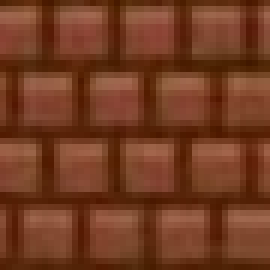
#> input picture VpetPNG/1.0/release/Vpet/bundled/Vpetgame/brick.jpg, 45 x 45 px (shown 6 times larger)
$ python process_assets.py
#> lines starting #> are read from the running program, lines starting #| are printed output that depends on the picture
"""抠除外圈黑/白/绿背景，统一缩放到游戏尺寸，输出到 assets/。"""
from __future__ import annotations

from pathlib import Path

from PIL import Image

ROOT = Path(__file__).resolve().parent
OUT = ROOT / "assets"

TILE = 48
CHAR_W, CHAR_H = 48, 64
PROP = 48
OVERSIZED = 96  # house 等超大地物

# 全幅铺砖纹理：只缩放，不抠图
TILE_ONLY = {
    "grass.png",
    "land.png",
    "water.png",
    "brick.jpg",
}

# 对话框边框：抠绿后另存
BORDER_SRC = "border.jpg"
# 对白框（黑底白边）
TEXT_SRC = "text.jpg"

# 旧整屏标题（备用）
TITLE = {"start.png"}

# 开场：纯色样板 + Logo 部件
START_COLOR = "startcolor.png"
START_LOGO = "startlogo.png"  # 旧整图备用
START_LOGO1 = "startlogo1.jpg"  # 十字架，上方入场
START_LOGO2 = "startlogo2.png"  # 标题字，下方入场（上层）
SKIP_GENERIC = {START_COLOR, START_LOGO, START_LOGO1, START_LOGO2, BORDER_SRC, TEXT_SRC}

# 角色（含走路帧）
CHARS = {
    "knightstand.png",
    "knightwalk1.png",
    "knightwalk2.png",
    "knightwalkback1.png",
    "knightwalkback2.png",
    "knightwalkright1.png",
    "knightwalkright2.png",
    "princess.png",
}

# 障碍 / 道具（tree 源图偏高，单独处理为 48×96）
PROPS = {
    "rock.png",
    "obstacle.png",
    "treasure.png",
    "mountain.png",
    "cave.png",
}

TALL_PROPS = {
    "tree.png": (PROP, PROP * 2),
}

# 楼梯源图 → stairs.png
STAIRS_SRC = {"stairsleft.jpg", "stairsleft.png", "stairs.png"}

# 超大建筑
BIG = {"house.png"}


# [101 lines left out: functions near_white_bg, near_chroma, flood_key, bbox_alpha, fit_canvas, not called in this run]


def stretch_tile(im: Image.Image, size: int) -> Image.Image:
    return im.convert("RGBA").resize((size, size), Image.Resampling.NEAREST)


# [131 lines left out: functions sample_bg_color, key_blue_bg, is_chroma_green, key_green_outer, punch_dark_interior, not called in this run]


def process_border() -> None:
    """抠绿 + 挖空中心 → 窗口外边框；另存 48 地砖。"""
    src = ROOT / BORDER_SRC
    if not src.exists():
        return
    OUT.mkdir(parents=True, exist_ok=True)
    keyed = key_green_outer(Image.open(src))
    hollow = punch_dark_interior(keyed)
    cropped = bbox_alpha(hollow)
    cropped.save(OUT / "window_frame.png")
    # 兼容旧文件名
    cropped.save(OUT / "ui_border.png")
    print(f"[frame] border.jpg -> window_frame.png {cropped.size} (green keyed, hollow)")

    # 地图用地砖：从挖空前的素材取青边区域缩放
    tile_src = bbox_alpha(keyed).resize((TILE, TILE), Image.Resampling.NEAREST)
    tile_src.save(OUT / "border.png")
    print(f"[tile]  border.jpg -> border.png {TILE}x{TILE}")


def process_text_frame() -> None:
    """对白框 text.jpg → assets/text.png（保留黑底与底部箭头）。"""
    src = ROOT / TEXT_SRC
    if not src.exists():
        return
    OUT.mkdir(parents=True, exist_ok=True)
    im = Image.open(src).convert("RGBA")
    # 近白/绿外圈抠掉，保留框体
    keyed = flood_key(im)
    cropped = bbox_alpha(keyed)
    if cropped.size[0] < 8 or cropped.size[1] < 8:
        cropped = im
    cropped.save(OUT / "text.png")
    print(f"[ui]    text.jpg -> text.png {cropped.size}")


def _key_logo_keep_align(src: Path, bg: tuple[int, int, int]) -> Image.Image:
    """只抠蓝，保留原画布尺寸，避免裁切导致两张图错位。"""
    return key_blue_bg(Image.open(src), bg, thresh=42.0)


def process_start_screen() -> tuple[int, int, int]:
    """处理 startcolor / startlogo1 / startlogo2，返回背景 RGB。"""
    OUT.mkdir(parents=True, exist_ok=True)
    color_path = ROOT / START_COLOR
    if not color_path.exists():
        bg = (69, 104, 144)
    else:
        bg = sample_bg_color(Image.open(color_path))
        Image.new("RGB", (1, 1), bg).save(OUT / "startcolor.png")
        print(f"[start] startcolor -> RGB{bg}")

    logo1_path = ROOT / START_LOGO1
    logo2_path = ROOT / START_LOGO2
    legacy = ROOT / START_LOGO

    imgs: list[tuple[str, Image.Image]] = []
    if logo1_path.exists():
        imgs.append(("startlogo1.png", _key_logo_keep_align(logo1_path, bg)))
    if logo2_path.exists():
        imgs.append(("startlogo2.png", _key_logo_keep_align(logo2_path, bg)))
    elif legacy.exists():
        imgs.append(("startlogo.png", _key_logo_keep_align(legacy, bg)))

    if len(imgs) >= 2:
        # 统一到相同画布（取最大宽高），一律贴在 (0,0)，不缩放不居中
        mw = max(im.size[0] for _, im in imgs)
        mh = max(im.size[1] for _, im in imgs)
        for name, im in imgs:
            canvas = Image.new("RGBA", (mw, mh), (0, 0, 0, 0))
            canvas.paste(im, (0, 0), im)
            canvas.save(OUT / name)
            print(f"[start] {name} -> {mw}x{mh} (blue keyed, aligned canvas)")
    else:
        for name, im in imgs:
            im.save(OUT / name)
            print(f"[start] {name} -> {im.size} (blue keyed)")
    return bg


def process_one(src: Path) -> None:
    name = src.name
    stem = src.stem
    out_name = stem + ".png"
    OUT.mkdir(parents=True, exist_ok=True)
    im = Image.open(src)
#> im is the input picture: PIL image 45x45 RGB; mean R, G, B 114.3, 59.4, 33.7

    if name in SKIP_GENERIC:
        return

    # 角色/道具集合按「文件名」登记；源文件可能是 .jpg
    char_stems = {Path(n).stem for n in CHARS}
    prop_stems = {Path(n).stem for n in PROPS}
    big_stems = {Path(n).stem for n in BIG}
    tall_map = {Path(n).stem: size for n, size in TALL_PROPS.items()}
    stairs_stems = {Path(n).stem for n in STAIRS_SRC}
    title_stems = {Path(n).stem for n in TITLE}
    tile_stems = {Path(n).stem for n in TILE_ONLY}

    if stem in title_stems:
        im = im.convert("RGBA").resize((800, 600), Image.Resampling.NEAREST)
        im.save(OUT / out_name)
        print(f"[title] {name} -> {out_name} 800x600")
        return

    if stem in tile_stems:
        out = stretch_tile(im, TILE)
#> in stretch_tile, `return im.convert("RGBA").resize((size, size), Image.Resampling.NEAREST)`:
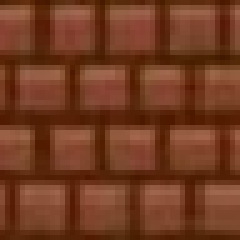
#> returned value: PIL image 48x48 RGBA (shown 5 times larger); mean R, G, B, A 114, 59.1, 33.4, 255
        out.save(OUT / out_name)
        print(f"[tile]  {name} -> {out_name} {TILE}x{TILE}")
        return

    if stem in stairs_stems:
        keyed = flood_key(im)
        cropped = bbox_alpha(keyed)
        out = fit_canvas(cropped, TILE, TILE)
        out.save(OUT / "stairs.png")
        out.transpose(Image.Transpose.FLIP_TOP_BOTTOM).save(OUT / "stairs_up.png")
        print(f"[stairs] {name} -> stairs.png / stairs_up.png {TILE}x{TILE}")
        return

    # tree 白底：只抠白边，保留浅绿树叶（勿当绿幕）
    key_fn = near_white_bg if stem == "tree" else near_chroma
    keyed = flood_key(im, is_key=key_fn)
    cropped = bbox_alpha(keyed)

    if stem in char_stems:
        # 公主再小一号
        if stem == "princess":
            tw, th = max(24, int(CHAR_W * 0.72)), max(32, int(CHAR_H * 0.72))
        else:
            tw, th = CHAR_W, CHAR_H
        out = fit_canvas(cropped, tw, th)
        out.save(OUT / out_name)
        print(f"[char]  {name} -> {out_name} {tw}x{th}")
    elif stem in big_stems:
        out = fit_canvas(cropped, OVERSIZED, OVERSIZED)
        out.save(OUT / out_name)
        print(f"[big]   {name} -> {out_name} {OVERSIZED}x{OVERSIZED}")
    elif stem in tall_map:
        tw, th = tall_map[stem]
        out = fit_canvas(cropped, tw, th)
        out.save(OUT / out_name)
        print(f"[tall]  {name} -> {out_name} {tw}x{th}")
    elif stem in prop_stems:
        out = fit_canvas(cropped, PROP, PROP)
        out.save(OUT / out_name)
        print(f"[prop]  {name} -> {out_name} {PROP}x{PROP}")
    else:
        out = fit_canvas(cropped, PROP, PROP)
        out.save(OUT / out_name)
        print(f"[other] {name} -> {out_name} {PROP}x{PROP}")


def main() -> None:
    exts = {".png", ".jpg", ".jpeg"}
    files = sorted(p for p in ROOT.iterdir() if p.suffix.lower() in exts and p.is_file())
    if not files:
        raise SystemExit("未找到素材文件")
    print(f"处理 {len(files)} 张素材 -> {OUT}")
    process_start_screen()
    process_border()
    process_text_frame()
    for f in files:
        process_one(f)
#> pass 2 of the loop in main, `for f in files:`:
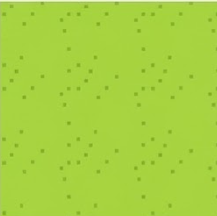
#> input picture VpetPNG/1.0/release/Vpet/bundled/Vpetgame/grass.png, 217 x 216 px
#> in process_one, im is the input picture: PIL image 217x216 RGBA; mean R, G, B, A 166.8, 210.4, 64.8, 255
#> in stretch_tile (call 2), `return im.convert("RGBA").resize((size, size), Image.Resampling.NEAREST)`:
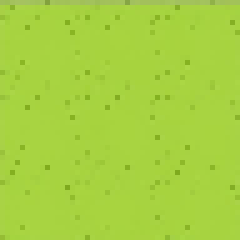
#> returned value: PIL image 48x48 RGBA (shown 5 times larger); mean R, G, B, A 166.2, 209.9, 63.9, 255
#> pass 3 of the loop in main, `for f in files:`:
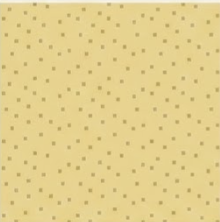
#> input picture VpetPNG/1.0/release/Vpet/bundled/Vpetgame/land.png, 220 x 222 px
#> in process_one, im is the input picture: PIL image 220x222 RGBA; mean R, G, B, A 228.4, 208.5, 142.6, 255
#> in stretch_tile (call 3), `return im.convert("RGBA").resize((size, size), Image.Resampling.NEAREST)`:
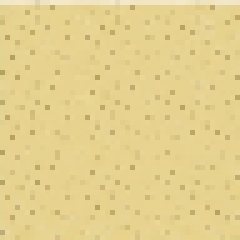
#> returned value: PIL image 48x48 RGBA (shown 5 times larger); mean R, G, B, A 228.6, 208.7, 142.6, 255
#> the loop made 4 passes; the first 3 are shown
    print("完成。")


if __name__ == "__main__":
    main()
